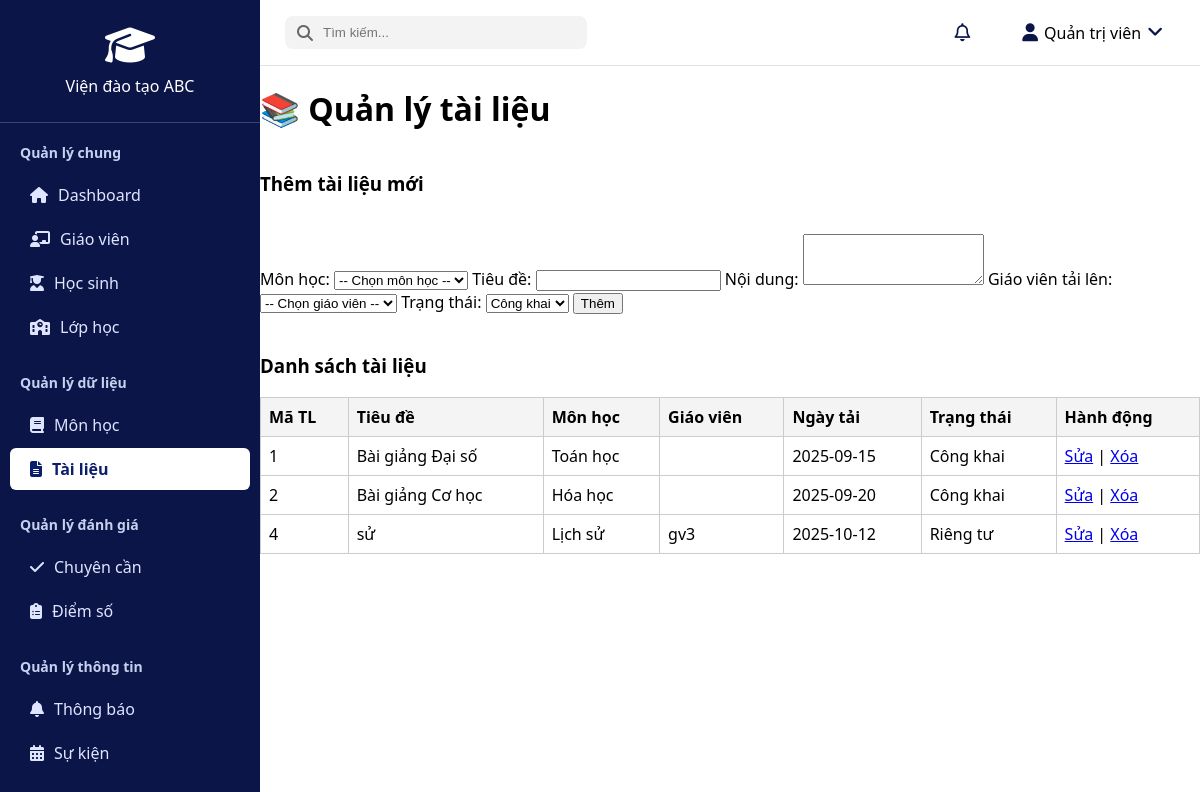
Page /pages/qltailieu.php on the committed database.
### tables this page shows
CREATE TABLE `tailieu` (
  `maTL` int(11) NOT NULL,
  `maMonHoc` int(11) DEFAULT NULL,
  `tieuDe` varchar(255) DEFAULT NULL,
  `noiDung` text DEFAULT NULL,
  `ngayTai` date DEFAULT curdate(),
  `maGV` int(11) DEFAULT NULL,
  `trangThai` varchar(50) DEFAULT NULL
);

CREATE TABLE `monhoc` (
  `maMonHoc` int(11) NOT NULL,
  `tenMonHoc` varchar(100) DEFAULT NULL,
  `moTa` text NOT NULL,
  `hocKy` varchar(20) NOT NULL,
  `trongSo` float NOT NULL,
  `trangThai` varchar(50) NOT NULL,
  `namHoc` varchar(20) NOT NULL
);

CREATE TABLE `user` (
  `userID` int(11) NOT NULL,
  `hoVaTen` varchar(100) DEFAULT NULL,
  `matKhau` varchar(255) DEFAULT NULL,
  `sdt` varchar(20) DEFAULT NULL,
  `ngaySinh` date DEFAULT NULL,
  `gioiTinh` varchar(10) NOT NULL,
  `email` varchar(100) DEFAULT NULL,
  `vaiTro` enum('Admin','GiaoVien','HocSinh') DEFAULT NULL
);

### pages/qltailieu.php (the view, shortened to what this page needs)
<?php
include_once(__DIR__ . "/../csdl/db.php");
$sql = "SELECT t.maTL, t.tieuDe, t.noiDung, t.ngayTai, t.trangThai,
               m.tenMonHoc, u.hoVaTen AS tenGV
        FROM tailieu t
        LEFT JOIN monhoc m ON t.maMonHoc = m.maMonHoc
        LEFT JOIN user u ON t.maGV = u.userID";
$result = $conn->query($sql);
?>
<!DOCTYPE html>
<html lang="vi">
<head>
    <link rel="stylesheet" href="https://cdnjs.cloudflare.com/ajax/libs/font-awesome/6.5.0/css/all.min.css">
    <link rel="stylesheet" href="../sidebar.css">
    <link rel="stylesheet" href="../content.css">
</head>
<body>
    <aside class="sidebar">
        <div class="sidebar-header">
            <i class="fa-solid fa-graduation-cap logo"></i>
            <h2>Viện đào tạo ABC</h2>
        </div>
        <nav class="menu">
            <div class="menu-section">
                <div class="menu-title">Quản lý chung</div>
                <ul>
                    <li onclick="window.location.href='../index.php'"><i class="fa-solid fa-house"></i> Dashboard</li>
                    <li onclick="window.location.href='../pages/qlgiaovien.php'"><i class="fa-solid fa-chalkboard-user"></i> Giáo viên</li>
                    <li onclick="window.location.href='../pages/qlhocsinh.php'"><i class="fa-solid fa-user-graduate"></i> Học sinh</li>
                    <li onclick="window.location.href='../pages/qllophoc.php'"><i class="fa-solid fa-school"></i> Lớp học</li>
                </ul>
            </div>
            <div class="menu-section">
                <div class="menu-title">Quản lý dữ liệu</div>
                <ul>
                    <li onclick="window.location.href='../pages/qlmonhoc.php'"><i class="fa-solid fa-book"></i> Môn học</li>
                    <li class="active" onclick="window.location.href='../pages/qltailieu.php'"><i class="fa-solid fa-file-lines"></i> Tài liệu</li>
                </ul>
            </div>
            <div class="menu-section">
                <div class="menu-title">Quản lý đánh giá</div>
                <ul>
                    <li onclick="window.location.href='../pages/qlchuyencan.php'"><i class="fa-solid fa-check"></i> Chuyên cần</li>
                    <li onclick="window.location.href='../pages/qldiemso.php'"><i class="fa-solid fa-clipboard-list"></i> Điểm số</li>
                </ul>
            </div>
            <div class="menu-section">
                <div class="menu-title">Quản lý thông tin</div>
                <ul>
                    <li><i class="fa-solid fa-bell"></i> Thông báo</li>
                    <li><i class="fa-solid fa-calendar-days"></i> Sự kiện</li>
                </ul>
            </div>
        </nav>
    </aside>
    <div class="main-content">
        <header class="header">
            <div class="left">
                <div class="search-box">
                    <i class="fa-solid fa-magnifying-glass"></i>
                    <input type="text" placeholder="Tìm kiếm...">
                </div>
            </div>
            <div class="right">
                <div class="notification-area">
                    <i class="fa-regular fa-bell" id="bellIcon"></i>
                </div>
                <div class="user-info" onclick="toggleUserMenu()">
                    <i class="fa-solid fa-user"></i>
                    <span>Quản trị viên</span>
                    <i class="fa-solid fa-angle-down"></i>
                </div>
            </div>
        </header>
        <h1>📚 Quản lý tài liệu</h1>
    <h3>Thêm tài liệu mới</h3>
    <form method="POST">
        <label>Môn học:</label>
        <select name="maMonHoc" required>
            <option value="">-- Chọn môn học --</option>
        </select>
        <label>Tiêu đề:</label>
        <input type="text" name="tieuDe" required>
        <label>Nội dung:</label>
        <textarea name="noiDung" rows="3" required></textarea>
        <label>Giáo viên tải lên:</label>
        <select name="maGV" required>
            <option value="">-- Chọn giáo viên --</option>
        </select>
        <label>Trạng thái:</label>
        <select name="trangThai" required>
            <option value="Công khai">Công khai</option>
        </select>
        <button type="submit" name="add">Thêm</button>
    </form>
    <h3>Danh sách tài liệu</h3>
    <table>
        <thead>
            <tr>
                <th>Mã TL</th>
                <th>Tiêu đề</th>
                <th>Môn học</th>
                <th>Giáo viên</th>
                <th>Ngày tải</th>
                <th>Trạng thái</th>
                <th>Hành động</th>
            </tr>
        </thead>
        <tbody>
            <?php while ($row = $result->fetch_assoc()) { ?>
                <tr>
                    <td><?= $row['maTL'] ?></td>
                    <td><?= htmlspecialchars($row['tieuDe']) ?></td>
                    <td><?= htmlspecialchars($row['tenMonHoc']) ?></td>
                    <td><?= htmlspecialchars($row['tenGV']) ?></td>
                    <td><?= $row['ngayTai'] ?></td>
                    <td><?= $row['trangThai'] ?></td>
                    <td>
                        <a href="qltailieu.php?edit=<?= $row['maTL'] ?>">Sửa</a> |
                        <a href="qltailieu.php?delete=<?= $row['maTL'] ?>" onclick="return confirm('Xóa tài liệu này?')">Xóa</a>
                    </td>
                </tr>
            <?php } ?>
        </tbody>
    </table>
    </div>
</body>
</html>

### sidebar.css (style rules this page uses)
body { margin: 0; font-family: "Segoe UI", sans-serif; background-color: #f4f6f8; }
.sidebar { width: 260px; background-color: #0b1e6b; color: #fff; display: flex; flex-direction: column; }
.sidebar-header { text-align: center; padding: 25px 10px; border-bottom: 1px solid rgba(255,255,255,0.2); }
.sidebar-header .logo { font-size: 40px; margin-bottom: 10px; }
.sidebar-header h2 { font-size: 16px; margin: 0; font-weight: 500; }
.menu { flex: 1; overflow-y: auto; padding: 10px 0; }
.menu-section { margin-bottom: 15px; }
.menu-title { font-weight: bold; font-size: 14px; padding: 10px 20px; color: #c8d0f0; }
.menu ul { list-style: none; margin: 0; padding: 0; }
.menu li { padding: 10px 20px; display: flex; align-items: center; gap: 10px; cursor: pointer; color: #e0e5ff; transition: background 0.2s ease, color 0.2s ease; border-radius: 6px; margin: 2px 10px; }
.menu li.active { background-color: #fff; color: #0b1e6b; font-weight: 600; }

### content.css (style rules this page uses)
body { margin: 0; font-family: "Segoe UI", sans-serif; background: white; display: flex; height: 100vh; }
.sidebar { width: 260px; height: 100vh; background: #0b1548; color: white; flex-shrink: 0; position: fixed; top: 0; left: 0; overflow-y: auto; }
.main-content { margin-left: 260px; width: calc(100% - 260px); display: flex; flex-direction: column; height: 100vh; }
.header { height: 65px; background: #fff; display: flex; align-items: center; justify-content: space-between; padding: 0 25px; border-bottom: 1px solid #e2e2e2; position: sticky; top: 0; z-index: 0; }
.search-box { display: flex; align-items: center; background: #f3f3f3; border-radius: 8px; padding: 8px 12px; }
.search-box i { color: #666; margin-right: 8px; }
.search-box input { border: none; outline: none; background: transparent; width: 250px; }
.header .right { display: flex; align-items: center; gap: 20px; }
.header .right i { font-size: 18px; color: #0b1548; cursor: pointer; }
.user-info { display: flex; align-items: center; gap: 6px; cursor: pointer; position: relative; font-weight: 500; padding: 8px 12px; border-radius: 8px; transition: background 0.2s ease; }
.notification-area { position: relative; margin-right: 20px; cursor: pointer; }
.notification-area i { font-size: 20px; position: relative; }

### pages/qltailieu.php (style rules this page uses)
table { width: 100%; border-collapse: collapse; }
th, td { border: 1px solid #ccc; padding: 8px; text-align: left; }
th { background: #f4f4f4; }
form { margin: 20px 0; }

### rows in the picture
tailieu: maTL "1", tieuDe "Bài giảng Đại số", maMonHoc.tenMonHoc "Toán học", ngayTai "2025-09-15", trangThai "Công khai"
tailieu: maTL "2", tieuDe "Bài giảng Cơ học", maMonHoc.tenMonHoc "Hóa học", ngayTai "2025-09-20", trangThai "Công khai"
tailieu: maTL "4", tieuDe "sử", maMonHoc.tenMonHoc "Lịch sử", user.hoVaTen "gv3", ngayTai "2025-10-12", trangThai "Riêng tư"
